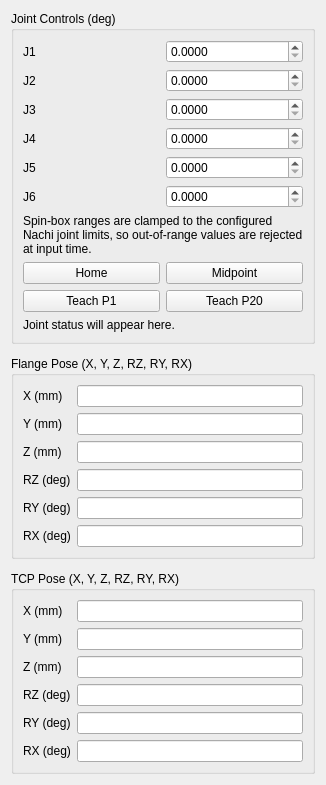
           <widget class="QWidget" name="fkTab">
            <attribute name="title">
             <string>FK</string>
            </attribute>
            <layout class="QVBoxLayout" name="fkTabLayout">
             <property name="spacing">
              <number>12</number>
             </property>
             <item>
              <widget class="QGroupBox" name="jointGroupBox">
               <property name="title">
                <string>Joint Controls (deg)</string>
               </property>
               <layout class="QVBoxLayout" name="verticalLayout_3">
                <item>
                 <layout class="QGridLayout" name="jointGridLayout">
                  <item row="0" column="0">
                   <widget class="QLabel" name="joint1Label">
                    <property name="text">
                     <string>J1</string>
                    </property>
                   </widget>
                  </item>
                  <item row="0" column="1">
                   <widget class="QDoubleSpinBox" name="joint1SpinBox">
                    <property name="decimals">
                     <number>4</number>
                    </property>
                    <property name="singleStep">
                     <double>1.000000000000000</double>
                    </property>
                   </widget>
                  </item>
                  <item row="1" column="0">
                   <widget class="QLabel" name="joint2Label">
                    <property name="text">
                     <string>J2</string>
                    </property>
                   </widget>
                  </item>
                  <item row="1" column="1">
                   <widget class="QDoubleSpinBox" name="joint2SpinBox">
                    <property name="decimals">
                     <number>4</number>
                    </property>
                    <property name="singleStep">
                     <double>1.000000000000000</double>
                    </property>
                   </widget>
                  </item>
                  <item row="2" column="0">
                   <widget class="QLabel" name="joint3Label">
                    <property name="text">
                     <string>J3</string>
                    </property>
                   </widget>
                  </item>
                  <item row="2" column="1">
                   <widget class="QDoubleSpinBox" name="joint3SpinBox">
                    <property name="decimals">
                     <number>4</number>
                    </property>
                    <property name="singleStep">
                     <double>1.000000000000000</double>
                    </property>
                   </widget>
                  </item>
                  <item row="3" column="0">
                   <widget class="QLabel" name="joint4Label">
                    <property name="text">
                     <string>J4</string>
                    </property>
                   </widget>
                  </item>
                  <item row="3" column="1">
                   <widget class="QDoubleSpinBox" name="joint4SpinBox">
                    <property name="decimals">
                     <number>4</number>
                    </property>
                    <property name="singleStep">
                     <double>1.000000000000000</double>
                    </property>
                   </widget>
                  </item>
                  <item row="4" column="0">
                   <widget class="QLabel" name="joint5Label">
                    <property name="text">
                     <string>J5</string>
                    </property>
                   </widget>
                  </item>
                  <item row="4" column="1">
                   <widget class="QDoubleSpinBox" name="joint5SpinBox">
                    <property name="decimals">
                     <number>4</number>
                    </property>
                    <property name="singleStep">
                     <double>1.000000000000000</double>
                    </property>
                   </widget>
                  </item>
                  <item row="5" column="0">
                   <widget class="QLabel" name="joint6Label">
                    <property name="text">
                     <string>J6</string>
                    </property>
                   </widget>
                  </item>
                  <item row="5" column="1">
                   <widget class="QDoubleSpinBox" name="joint6SpinBox">
                    <property name="decimals">
                     <number>4</number>
                    </property>
                    <property name="singleStep">
                     <double>1.000000000000000</double>
                    </property>
                   </widget>
                  </item>
                 </layout>
                </item>
                <item>
                 <widget class="QLabel" name="jointLimitHintLabel">
                  <property name="text">
                   <string>Spin-box ranges are clamped to the configured Nachi joint limits, so out-of-range values are rejected at input time.</string>
                  </property>
                  <property name="wordWrap">
                   <bool>true</bool>
                  </property>
                 </widget>
                </item>
                <item>
                 <layout class="QGridLayout" name="sampleButtonLayout">
                  <item row="0" column="0">
                   <widget class="QPushButton" name="homeButton">
                    <property name="text">
                     <string>Home</string>
                    </property>
                   </widget>
                  </item>
                  <item row="0" column="1">
                   <widget class="QPushButton" name="midpointButton">
                    <property name="text">
                     <string>Midpoint</string>
                    </property>
                   </widget>
                  </item>
                  <item row="1" column="0">
                   <widget class="QPushButton" name="teachPoint1Button">
                    <property name="text">
                     <string>Teach P1</string>
                    </property>
                   </widget>
                  </item>
                  <item row="1" column="1">
                   <widget class="QPushButton" name="teachPoint20Button">
                    <property name="text">
                     <string>Teach P20</string>
                    </property>
                   </widget>
                  </item>
                 </layout>
                </item>
                <item>
                 <widget class="QLabel" name="jointStatusLabel">
                  <property name="text">
                   <string>Joint status will appear here.</string>
                  </property>
                  <property name="wordWrap">
                   <bool>true</bool>
                  </property>
                 </widget>
                </item>
               </layout>
              </widget>
             </item>
             <item>
              <widget class="QGroupBox" name="flangePoseGroupBox">
               <property name="title">
                <string>Flange Pose (X, Y, Z, RZ, RY, RX)</string>
               </property>
               <layout class="QFormLayout" name="flangePoseFormLayout">
                <item row="0" column="0">
                 <widget class="QLabel" name="flangeXLabel">
                  <property name="text">
                   <string>X (mm)</string>
                  </property>
                 </widget>
                </item>
                <item row="0" column="1">
                 <widget class="QLineEdit" name="flangeXLineEdit">
                  <property name="readOnly">
                   <bool>true</bool>
                  </property>
                 </widget>
                </item>
                <item row="1" column="0">
                 <widget class="QLabel" name="flangeYLabel">
                  <property name="text">
                   <string>Y (mm)</string>
                  </property>
                 </widget>
                </item>
                <item row="1" column="1">
                 <widget class="QLineEdit" name="flangeYLineEdit">
                  <property name="readOnly">
                   <bool>true</bool>
                  </property>
                 </widget>
                </item>
                <item row="2" column="0">
                 <widget class="QLabel" name="flangeZLabel">
                  <property name="text">
                   <string>Z (mm)</string>
                  </property>
                 </widget>
                </item>
                <item row="2" column="1">
                 <widget class="QLineEdit" name="flangeZLineEdit">
                  <property name="readOnly">
                   <bool>true</bool>
                  </property>
                 </widget>
                </item>
                <item row="3" column="0">
                 <widget class="QLabel" name="flangeRzLabel">
                  <property name="text">
                   <string>RZ (deg)</string>
                  </property>
                 </widget>
                </item>
                <item row="3" column="1">
                 <widget class="QLineEdit" name="flangeRzLineEdit">
                  <property name="readOnly">
                   <bool>true</bool>
                  </property>
                 </widget>
                </item>
                <item row="4" column="0">
                 <widget class="QLabel" name="flangeRyLabel">
                  <property name="text">
                   <string>RY (deg)</string>
                  </property>
                 </widget>
                </item>
                <item row="4" column="1">
                 <widget class="QLineEdit" name="flangeRyLineEdit">
                  <property name="readOnly">
                   <bool>true</bool>
                  </property>
                 </widget>
                </item>
                <item row="5" column="0">
                 <widget class="QLabel" name="flangeRxLabel">
                  <property name="text">
                   <string>RX (deg)</string>
                  </property>
                 </widget>
                </item>
                <item row="5" column="1">
                 <widget class="QLineEdit" name="flangeRxLineEdit">
                  <property name="readOnly">
                   <bool>true</bool>
                  </property>
                 </widget>
                </item>
               </layout>
              </widget>
             </item>
             <item>
              <widget class="QGroupBox" name="tcpPoseGroupBox">
               <property name="title">
                <string>TCP Pose (X, Y, Z, RZ, RY, RX)</string>
               </property>
               <layout class="QFormLayout" name="tcpPoseFormLayout">
                <item row="0" column="0">
                 <widget class="QLabel" name="tcpXLabel">
                  <property name="text">
                   <string>X (mm)</string>
                  </property>
                 </widget>
                </item>
                <item row="0" column="1">
                 <widget class="QLineEdit" name="tcpXLineEdit">
                  <property name="readOnly">
                   <bool>true</bool>
                  </property>
                 </widget>
                </item>
                <item row="1" column="0">
                 <widget class="QLabel" name="tcpYLabel">
                  <property name="text">
                   <string>Y (mm)</string>
                  </property>
                 </widget>
                </item>
                <item row="1" column="1">
                 <widget class="QLineEdit" name="tcpYLineEdit">
                  <property name="readOnly">
                   <bool>true</bool>
                  </property>
                 </widget>
                </item>
                <item row="2" column="0">
                 <widget class="QLabel" name="tcpZLabel">
                  <property name="text">
                   <string>Z (mm)</string>
                  </property>
                 </widget>
                </item>
                <item row="2" column="1">
                 <widget class="QLineEdit" name="tcpZLineEdit">
                  <property name="readOnly">
                   <bool>true</bool>
                  </property>
                 </widget>
                </item>
                <item row="3" column="0">
                 <widget class="QLabel" name="tcpRzLabel">
                  <property name="text">
                   <string>RZ (deg)</string>
                  </property>
                 </widget>
                </item>
                <item row="3" column="1">
                 <widget class="QLineEdit" name="tcpRzLineEdit">
                  <property name="readOnly">
                   <bool>true</bool>
                  </property>
                 </widget>
                </item>
                <item row="4" column="0">
                 <widget class="QLabel" name="tcpRyLabel">
                  <property name="text">
                   <string>RY (deg)</string>
                  </property>
                 </widget>
                </item>
                <item row="4" column="1">
                 <widget class="QLineEdit" name="tcpRyLineEdit">
                  <property name="readOnly">
                   <bool>true</bool>
                  </property>
                 </widget>
                </item>
                <item row="5" column="0">
                 <widget class="QLabel" name="tcpRxLabel">
                  <property name="text">
                   <string>RX (deg)</string>
                  </property>
                 </widget>
                </item>
                <item row="5" column="1">
                 <widget class="QLineEdit" name="tcpRxLineEdit">
                  <property name="readOnly">
                   <bool>true</bool>
                  </property>
                 </widget>
                </item>
               </layout>
              </widget>
             </item>
            </layout>
           </widget>
